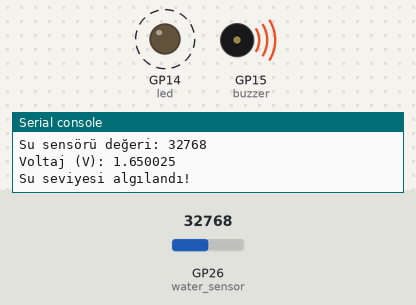
Recording of a program running on a simulated Raspberry Pi Pico running MicroPython. Parts: output pins drawn as LEDs (lit = HIGH), buzzer (waves = sounding, pin HIGH), the last lines printed to the serial console. Dashed ring = blinking. The inputs (shaded band) are chosen by the test bench; at power-on: GP26 (water_sensor) = 32768 (analog values on the 0–65535 scale).

Above: at 1.2 s.
1.3 s: GP26 (water_sensor) set to 31088
4.8 s: GP26 (water_sensor) set to 28816
At 7.2 s:
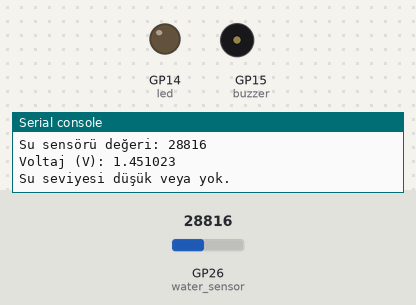
7.5 s: GP26 (water_sensor) set to 30655
At 8.13 s:
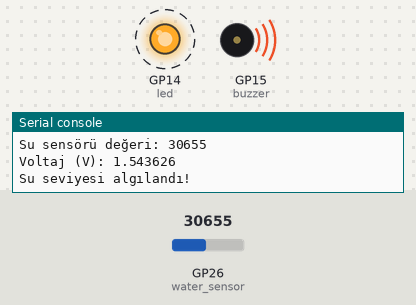
12.5 s: GP26 (water_sensor) set to 29345
At 13.6 s:
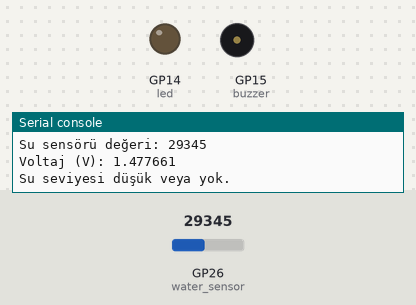
Timing chart, 0 to 15.5 s (numbered marks = the images above; inputs shaded):
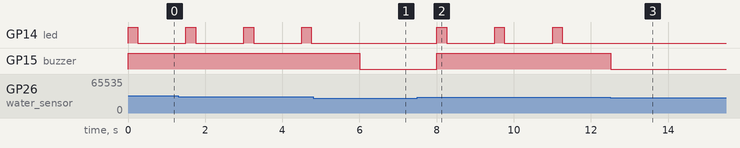

The program:

Su_Alarmi.py
```python
from machine import ADC, Pin
from time import sleep

water_sensor = ADC(Pin(26))
buzzer = Pin(15, Pin.OUT)
led = Pin(14, Pin.OUT)

while True:
    value = water_sensor.read_u16()
    voltage = value * (3.3 / 65535)

    print("Su sensörü değeri:", value)
    print("Voltaj (V):", voltage)

    if value > 30000:
        print("Su seviyesi algılandı!")
        buzzer.on()
        led.on()
        sleep(0.25)
        led.off()
        sleep(0.25)
    else:
        print("Su seviyesi düşük veya yok.")
        buzzer.off()
        led.off()

    sleep(1)
```

Measured:
- the behaviour switches between 30016 and 30000 on GP26 (water_sensor) (found by bisection; images 0 and 1)
- after the input at 4.8 s, GP14 (led): stays LOW (without the input it goes to HIGH after 1.2 s); GP15 (buzzer): HIGH → LOW after 1.2 s
- after the input at 7.5 s, GP14 (led): alternates HIGH for 0.25 s and LOW for 1.3 s, starting after 0.51 s; GP15 (buzzer): LOW → HIGH after 0.51 s
- after the input at 12.5 s, GP14 (led): stops changing and stays LOW; GP15 (buzzer): HIGH → LOW at once
- by itself, GP14 (led): alternates HIGH for 0.25 s and LOW for 1.3 s
